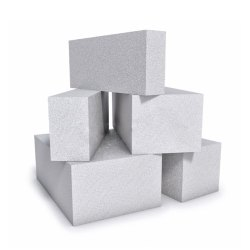
#> input picture OpenCV21/block.jpg, 250 x 250 px
$ jupyter execute C153.ipynb
#> lines starting #> are read from the running program, lines starting #| are printed output that depends on the picture; after the words box and inside, x2 and y2 are one past the last pixel; in counts of white or black regions, pixels touching at a corner belong together
## 1.5.3 Shi-Tomasi Corner Detector & Good Features to Track

[cell 1]
import numpy as np
import cv2
from matplotlib import pyplot as plt

[cell 2]
img = cv2.imread('block.jpg')
#> img is the input picture: shape (250, 250, 3); mean B, G, R 230.2, 227.8, 228.1
gray = cv2.cvtColor(img,cv2.COLOR_BGR2GRAY)
corners = cv2.goodFeaturesToTrack(gray,25,0.01,10)
#> corners = 25 rows, first 8: [110, 128], [162, 154], [101, 92], [130, 153], [133, 96], [113, 92], [70, 87], [35, 136]
corners = np.int0(corners)
for i in corners:
    x,y = i.ravel()
    cv2.circle(img,(x,y),3,255,-1)
#> this loop made 25 passes
#> (x, y) on passes 1 to 12: (110, 128), (162, 154), (101, 92), (130, 153), (133, 96), (113, 92), (70, 87), (35, 136), (69, 41), (192, 153), (90, 160), (52, 159)
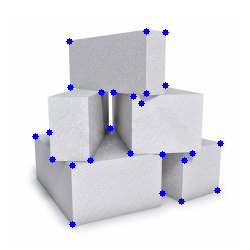
#> img: shape (250, 250, 3); 1.16% of pixels changed, all inside (x1, y1, x2, y2) = (32, 28, 224, 228)
plt.imshow(img),plt.show()
